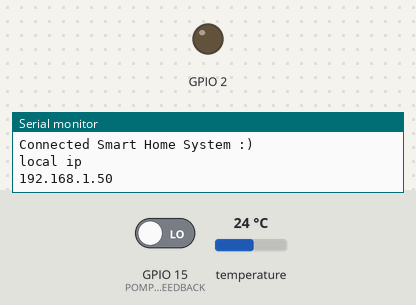
Bench run of a sketch on a simulated ESP8266 (Wemos D1 mini). Shown: output pins drawn as LEDs (lit = HIGH, except the on-board LED, lit = LOW), the last lines printed to the serial monitor. Dashed ring = blinking. Inputs (shaded band) come from the test bench; at power-on: GPIO 15 (POMP_POWERED_FEEDBACK) LOW, temperature 24 °C. WiFi joins after 1.5 s; servers stay silent unless stated.

Above: at 5.7 s.
At 7.0 s:
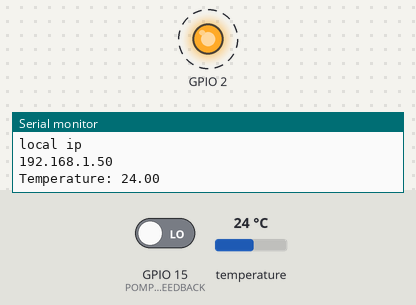
Timing chart, 0 to 9.4 s (numbered marks = the images above):
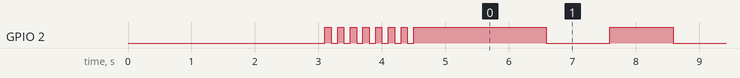

Measured:
- by itself, GPIO 2: goes 6 × (LOW 0.10 s, HIGH 0.10 s), LOW 0.10 s, HIGH 2.1 s, 61 × (LOW 1.0 s, HIGH 1.0 s), LOW 1.0 s, then HIGH

The sketch:

blink_second.ino
```cpp
#define BLYNK_DEBUG           // Comment this out to disable debug and save space
#define BLYNK_PRINT Serial    // Comment this out to disable prints and save space
#include <ESP8266WiFi.h>
#include <DNSServer.h>
#include <ESP8266WebServer.h>
#include <WiFiManager.h>          //https://github.com/tzapu/WiFiManager
#include <OneWire.h>
#include <DallasTemperature.h>

//for LED status
#include <Ticker.h>
Ticker ticker;

#include <ArduinoJson.h>          //https://github.com/bblanchon/ArduinoJson

char blynk_token[34] = "e15197dc67a14f879799e4c9ce20338cc";

bool shouldSaveConfig = false; //flag for saving data

#include <BlynkSimpleEsp8266.h>
#include <SimpleTimer.h>
SimpleTimer timer;

#define ONE_WIRE_BUS 14  // DS18B20 pin
#define POMP_POWERED_FEEDBACK 15
#define POMP_POWER_SWITCH 13
OneWire oneWire(ONE_WIRE_BUS);
DallasTemperature DS18B20(&oneWire);
BlynkTimer blynkTimer; // Create a Timer object called "timer"!

void tickLed()
{
  //toggle state
  int state = digitalRead(BUILTIN_LED);  // get the current state of GPIO1 pin
  digitalWrite(BUILTIN_LED, !state);     // set pin to the opposite state
}

void saveConfigCallback () {  //callback notifying us of the need to save config
  Serial.println("Should save config");
  shouldSaveConfig = true;
  ticker.attach(0.2, tickLed);  // led toggle faster
}

void setup()
{
  delay(3000);
  Serial.begin(115200);
  Serial.println();

  //set led pin as output
  pinMode(BUILTIN_LED, OUTPUT);
  pinMode(POMP_POWER_SWITCH, OUTPUT);
  pinMode(POMP_POWERED_FEEDBACK, INPUT);

  // start ticker with 0.5 because we start in AP mode and try to connect
  ticker.attach(0.1, tickLed);


  Serial.println("Starting...");    //read configuration from FS json

  DS18B20.begin();

  // The extra parameters to be configured (can be either global or just in the setup)
  // After connecting, parameter.getValue() will get you the configured value
  // id/name placeholder/prompt default length
  WiFiManagerParameter custom_blynk_token("blynk", "blynk token", blynk_token, 33);   // was 32 length

  Serial.println(blynk_token);

  //WiFiManager
  //Local intialization. Once its business is done, there is no need to keep it around
  WiFiManager wifiManager;

  wifiManager.setSaveConfigCallback(saveConfigCallback);   //set config save notify callback

  //set static ip
  // this is for connecting to Office router not GargoyleTest but it can be changed in AP mode at 192.168.4.1
  //wifiManager.setSTAStaticIPConfig(IPAddress(192,168,10,111), IPAddress(192,168,10,90), IPAddress(255,255,255,0));

  wifiManager.addParameter(&custom_blynk_token);   //add all your parameters here

  //wifiManager.resetSettings();  //reset settings - for testing

  //set minimu quality of signal so it ignores AP's under that quality
  //defaults to 8%
  //wifiManager.setMinimumSignalQuality();

  //sets timeout until configuration portal gets turned off
  //useful to make it all retry or go to sleep, in seconds
  wifiManager.setTimeout(600);   // 10 minutes to enter data and then Wemos resets to try again.

  //fetches ssid and pass and tries to connect, if it does not connect it starts an access point with the specified name
  //and goes into a blocking loop awaiting configuration
  if (!wifiManager.autoConnect("ESPAutoConfig")) {
    Serial.println("Failed to connect and hit timeout");
    delay(3000);
    //reset and try again, or maybe put it to deep sleep
    ESP.reset();
    delay(5000);
  }
  Serial.println("Connected Smart Home System :)");   //if you get here you have connected to the WiFi
  ticker.detach();
  //turn LED off
  digitalWrite(BUILTIN_LED, HIGH);

  strcpy(blynk_token, custom_blynk_token.getValue());    //read updated parameters

  if (shouldSaveConfig) {      //save the custom parameters to FS
    Serial.println("saving config");
    DynamicJsonBuffer jsonBuffer;
    JsonObject& json = jsonBuffer.createObject();
    json["blynk_token"] = blynk_token;

    json.printTo(Serial);
    //json.printTo(configFile);
    //configFile.close();
    //end save
  }

  Serial.println("local ip");
  Serial.println(WiFi.localIP());

  Blynk.config(blynk_token);
  Blynk.connect();

  blynkTimer.setInterval(1000L, blynkPush);

}

double readTemperature() {
  float temp;
  DS18B20.requestTemperatures();
  temp = DS18B20.getTempCByIndex(0);
  Serial.print("Temperature: ");
  Serial.println(temp);
  return temp;
}

// This function will run every time Blynk connection is established
BLYNK_CONNECTED() {
    // Request Blynk server to re-send latest values for all pins
    Blynk.syncAll();
}

//BLYNK_READ(V2) // Widget in the app READs Virtal Pin V5 with the certain frequency
void blynkPush()
{
  Blynk.virtualWrite(V2, readTemperature());
  Blynk.virtualWrite(V1, digitalRead(POMP_POWERED_FEEDBACK)*255);
  tickLed();
}

BLYNK_WRITE(V0) {
  int ledState = param.asInt();
  digitalWrite(POMP_POWER_SWITCH, ledState);
}

  void loop()
{
  Blynk.run(); // Initiates Blynk
  timer.run(); // Initiates SimpleTimer
  blynkTimer.run();
}
```
